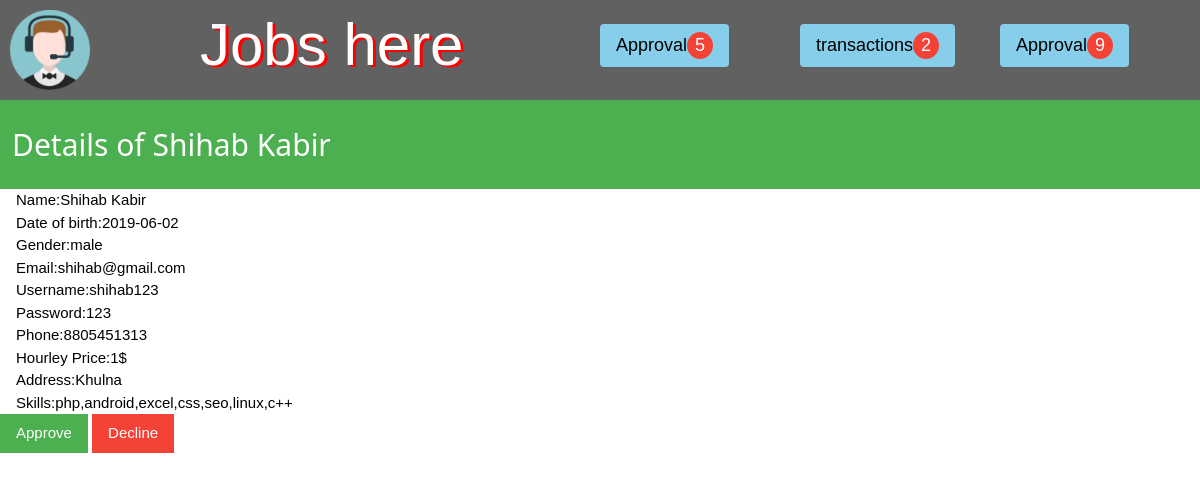
/flancerdetails.php?show=10 (signed in), run on the app's committed database.
### tables this page shows
CREATE TABLE `freelancer` (
  `fid` int(20) NOT NULL,
  `name` varchar(100) NOT NULL,
  `username` varchar(200) NOT NULL,
  `password` varchar(200) NOT NULL,
  `dob` date NOT NULL,
  `gender` varchar(20) NOT NULL,
  `email` varchar(100) NOT NULL,
  `phone` bigint(20) NOT NULL,
  `hprice` float NOT NULL,
  `address` varchar(200) NOT NULL,
  `skills` varchar(300) NOT NULL,
  `jobs_completed` int(11) NOT NULL,
  `review` double NOT NULL,
  `total_rat` double NOT NULL,
  `rating` double NOT NULL,
  `balance` float NOT NULL,
  `status` varchar(20) NOT NULL
);

### flancerdetails.php (the view, shortened to what this page needs)
<?php
 require_once("config.php");
 $sql="SELECT * FROM `freelancer` WHERE status='waiting'";
  $sql2="SELECT * FROM `client` WHERE status='waiting'";
  $req=mysqli_query($connection,$sql);
  $req2=mysqli_query($connection,$sql2);
  $n1=mysqli_num_rows($req);
  $n2=mysqli_num_rows($req2);
  $nt=$n1+$n2;
  $sql3="SELECT * FROM `freelancer` WHERE status='approved'";
  $sql4="SELECT * FROM `client` WHERE status='approved'";
  $req3=mysqli_query($connection,$sql3);
  $req4=mysqli_query($connection,$sql4);
  $n5=mysqli_num_rows($req3);
  $n6=mysqli_num_rows($req4);
  $nt1=$n5+$n6;
  $sql23="SELECT * FROM `transaction_table` WHERE status='pending'";
  $run23=mysqli_query($connection,$sql23);
  $n4=mysqli_num_rows($run23);
  if(isset($_GET['show']))
  {
    $id=$_GET['show'];
    $sql4="SELECT * FROM `freelancer` WHERE fid='$id'";
    $run=mysqli_query($connection,$sql4);
    $detals=mysqli_fetch_array($run);
  }
?>
<html>
<head>
	<link rel="stylesheet" type="text/css" href="style.css">
	<link rel="stylesheet" href="css/w3.css">
<link rel="stylesheet" href="css/font.css">
</head>
<body>
	<div class="w3-row w3-dark-gray">
    <div class="w3-col l2">
      <img src="images/logo.png" style="height: 100px;width: 100px;padding:10px">
    </div>
    <div class="w3-col l4">
      <span class="jobb">Jobs here</span>
    </div>
    <div class="w3-col l2" style="padding-top: 2%;background-color: transparent;">
      <div class="w3-dropdown-hover" style="background-color: transparent;">
        <button class="w3-button w3-round w3-light-blue w3-large">Approval<span class="w3-badge w3-red"><?php echo"$nt";?></span></button>
      </div>
    </div>
     <div class="w3-col l2" style="padding-top: 2%;">
      <a href="admin-transactionlist.php" class="w3-button w3-round w3-light-blue w3-large">transactions<span class="w3-badge w3-red"><?php echo"$n4";?></span></a>
    </div>
    <div class="w3-col l2" style="padding-top: 2%;background-color: transparent;">
      <div class="w3-dropdown-hover" style="background-color: transparent;">
        <button class="w3-button w3-round w3-light-blue w3-large">Approval<span class="w3-badge w3-red"><?php echo"$nt1";?></span></button>
      </div>
    </div>
  </div>
 <div class="w3-cointer w3-green" style="padding: 1%">
  <h2>Details of <?php echo $detals['name']; ?></h2>
 </div>
 <div class="w3-container">
   Name:<?php echo $detals['name']; ?><br>
   Date of birth:<?php echo $detals['dob']; ?><br>
   Gender:<?php echo $detals['gender']; ?><br>
   Email:<?php echo $detals['email']; ?><br>
   Username:<?php echo $detals['username']; ?><br>
   Password:<?php echo $detals['password']; ?><br>
   Phone:<?php echo $detals['phone']; ?><br>
   Hourley Price:<?php echo $detals['hprice']; ?>$<br>
   Address:<?php echo $detals['address']; ?><br>
   Skills:<?php echo $detals['skills'];?><br>
  </div>
  <a href="flancerdetails.php?update=<?php echo $detals['fid']; ?>" class="w3-button w3-green">Approve</a>
  <a href="flancerdetails.php?decline=<?php echo $detals['fid']; ?>" class="w3-button w3-red">Decline</a>
</body>
</html>

### style.css (style rules this page uses)
.jobb { color: white; text-shadow: 3px 2px red; font-size: 60px; padding-bottom: 0px; padding-top: 0px; text-align: center; }
body { font-family: "Times New Roman", Times, serif; }

### css/w3.css (style rules this page uses)
html { box-sizing:border-box }
*,*:before,*:after { box-sizing:inherit }
html { -ms-text-size-adjust:100%;-webkit-text-size-adjust:100% }
body { margin:0 }
a { background-color:transparent;-webkit-text-decoration-skip:objects }
img { border-style:none }
button,input,select,textarea { font:inherit;margin:0 }
button,input { overflow:visible }
button,select { text-transform:none }
button,html [type=button],[type=reset],[type=submit] { -webkit-appearance:button }
html,body { font-family:Verdana,sans-serif;font-size:15px;line-height:1.5 }
html { overflow-x:hidden }
h2 { font-size:30px }
h1,h2,h3,h4,h5,h6 { font-family:"Segoe UI",Arial,sans-serif;font-weight:400;margin:10px 0 }
img { vertical-align:middle }
a { color:inherit }
.w3-btn,.w3-button { border:none;display:inline-block;padding:8px 16px;vertical-align:middle;overflow:hidden;text-decoration:none;color:inherit;background-color:inherit;text-align:center;cursor:pointer;white-space:nowrap }
.w3-btn,.w3-button { -webkit-touch-callout:none;-webkit-user-select:none;-khtml-user-select:none;-moz-user-select:none;-ms-user-select:none;user-select:none }
.w3-badge,.w3-tag { background-color:#000;color:#fff;display:inline-block;padding-left:8px;padding-right:8px;text-align:center }
.w3-badge { border-radius:50% }
.w3-dropdown-click,.w3-dropdown-hover { position:relative;display:inline-block;cursor:pointer }
.w3-dropdown-hover:first-child,.w3-dropdown-click:hover { background-color:#ccc;color:#000 }
.w3-container:after,.w3-container:before,.w3-panel:after,.w3-panel:before,.w3-row:after,.w3-row:before,.w3-row-padding:after,.w3-row-padding:before, .w3-cell-row:before,.w3-cell-row:after,.w3-clear:after,.w3-clear:before,.w3-bar:before,.w3-bar:after { content:"";display:table;clear:both }
.w3-col,.w3-half,.w3-third,.w3-twothird,.w3-threequarter,.w3-quarter { float:left;width:100% }
@media (min-width:993px) { .w3-col.l2 { width:16.66666% } }
@media (min-width:993px) { .w3-col.l4 { width:33.33333% } }
.w3-round,.w3-round-medium { border-radius:4px }
.w3-container,.w3-panel { padding:0.01em 16px }
.w3-large { font-size:18px!important }
.w3-light-blue,.w3-hover-light-blue:hover { color:#000!important;background-color:#87CEEB!important }
.w3-green,.w3-hover-green:hover { color:#fff!important;background-color:#4CAF50!important }
.w3-red,.w3-hover-red:hover { color:#fff!important;background-color:#f44336!important }
.w3-dark-grey,.w3-hover-dark-grey:hover,.w3-dark-gray,.w3-hover-dark-gray:hover { color:#fff!important;background-color:#616161!important }

### data on the page
freelancer: name "Shihab Kabir", dob "2019-06-02", gender "male", email "shihab@gmail.com", username "shihab123", password "123", phone "8805451313", hprice "1", address "Khulna", skills "php,android,excel,css,seo,linux,c++"

### other printed values
$nt "5"
$n4 "2"
$nt1 "9"
